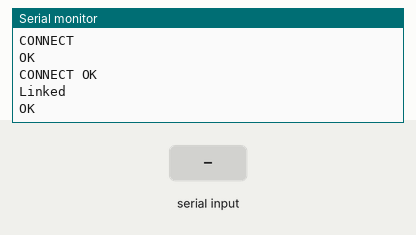
A sketch run on a simulated Arduino Uno, built with avr-gcc and run on an emulated ATmega328P. On the bench: the last lines printed to the serial monitor. The test bench sets the inputs (shaded band). The modem accepts every AT command (registered, SIM ready, sends succeed) and sends nothing else.

Above: at 14.2 s.
14.3 s: "1" received over the second serial link
At 15.5 s:
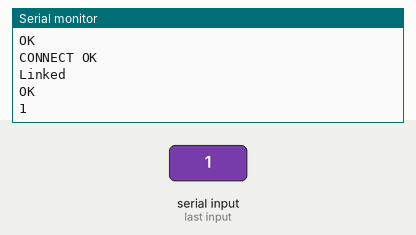
15.8 s: "0" received over the second serial link
At 16.8 s:
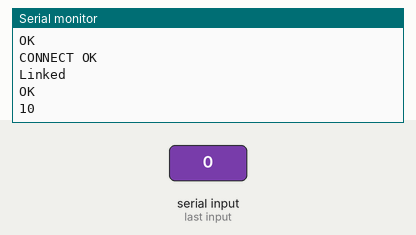

The sketch:

ConnectWifi.ino
```cpp
//http://www.arduino.cn/thread-11019-1-1.html
/**

  AT+GMR
AT+CWMODE_CUR=1
AT+CWJAP_CUR="Tenda_098C40","bangyuan"
AT+CIPSTATUS
AT+CIPSTART="TCP","www.baidu.com",80


*/
#include <SoftwareSerial.h>

// XXX must use 2 different speed fuck.
#define SPEED_SERIAL 9600
//#define SPEED_SERIAL 115200
#define SPEED_ESP 115200
//#define SPEED_ESP 9600

SoftwareSerial wifi(8, 9); // RX, TX

void setup()
{
  Serial.begin(SPEED_SERIAL, SERIAL_8N1);
  wifi.begin(SPEED_ESP);

  delay(3000);
  execCmd("AT");
  //execCmd("AT+RST");
  delay(5000);
  execCmd("AT+GMR");
  delay(1000);
  execCmd("AT+CWJAP_CUR=\"Tenda_098C40\",\"bangyuan\"");
  delay(1000);
  execCmd("AT+CIPSTATUS");
  delay(1000);
  execCmd("AT+CIPSTART=\"TCP\",\"www.baidu.com\",80");
  delay(1000);
  execCmd("AT+CIPSTATUS");
  delay(1000);
}

void loop() {
  dump();
}

void execCmd(String cmd) {
  Serial.println("AT@CMD:" + cmd);
  wifi.println(cmd + "\r\n");
  //consumeWifiOutput();
}

void consumeWifiOutput(){
  int timeout = 3*1000;
  unsigned long start = millis();
  String out = "";
  while ( millis() - start < timeout) {
   while (wifi.available()) {
       char c = wifi.read();
        Serial.write(c);
        out += c;
   }
  }
  Serial.print("out:");
  Serial.println(out);
}

void dump(){

  if (wifi.available()) {
    Serial.write(wifi.read());
  }

  if (Serial.available()) {
    wifi.write(Serial.read());
  }
}
```

Measured:
- after the input at 14.3 s, the serial monitor: prints a new line at once (image 1)
- after the input at 15.8 s, the serial monitor: prints a new line at once (image 2)
